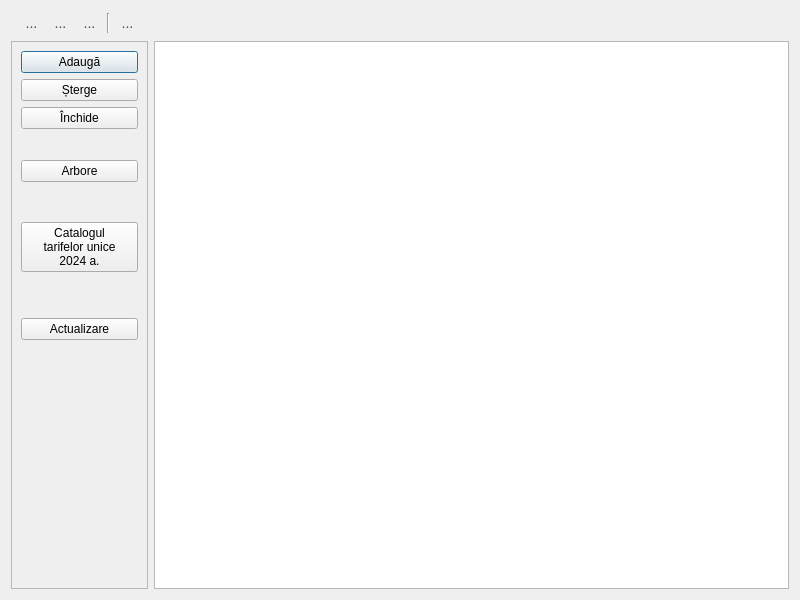
<?xml version="1.0" encoding="UTF-8"?>
<ui version="4.0">
 <class>CatForSqlTableModel</class>
 <widget class="QDialog" name="CatForSqlTableModel">
  <property name="geometry">
   <rect>
    <x>0</x>
    <y>0</y>
    <width>800</width>
    <height>600</height>
   </rect>
  </property>
  <property name="font">
   <font>
    <family>Segoe UI</family>
   </font>
  </property>
  <property name="windowTitle">
   <string>Dialog</string>
  </property>
  <layout class="QGridLayout" name="gridLayout">
   <item row="0" column="0" colspan="2">
    <widget class="QWidget" name="layoutToolBar" native="true">
     <layout class="QGridLayout" name="gridLayout_2">
      <property name="topMargin">
       <number>2</number>
      </property>
      <property name="bottomMargin">
       <number>2</number>
      </property>
      <item row="0" column="0">
       <widget class="QToolButton" name="btnBarAdd">
        <property name="styleSheet">
         <string notr="true">QToolButton {
    border: none;
    background-color: transparent;
    color: #4a4a4a;
    font-size: 14px;
}
QToolButton:hover {
    background-color: #f0f0f0;
    color: #000000;
}
QToolButton:pressed {
    background-color: #dcdcdc;
}</string>
        </property>
        <property name="text">
         <string>...</string>
        </property>
        <property name="icon">
         <iconset resource="../resource.qrc">
          <normaloff>:/img/add_x32.png</normaloff>:/img/add_x32.png</iconset>
        </property>
       </widget>
      </item>
      <item row="0" column="1">
       <widget class="QToolButton" name="btnBarEdit">
        <property name="styleSheet">
         <string notr="true">QToolButton {
    border: none;
    background-color: transparent;
    color: #4a4a4a;
    font-size: 14px;
}
QToolButton:hover {
    background-color: #f0f0f0;
    color: #000000;
}
QToolButton:pressed {
    background-color: #dcdcdc;
}</string>
        </property>
        <property name="text">
         <string>...</string>
        </property>
        <property name="icon">
         <iconset resource="../resource.qrc">
          <normaloff>:/img/write.png</normaloff>:/img/write.png</iconset>
        </property>
       </widget>
      </item>
      <item row="0" column="2">
       <widget class="QToolButton" name="btnBarDeletion">
        <property name="styleSheet">
         <string notr="true">QToolButton {
    border: none;
    background-color: transparent;
    color: #4a4a4a;
    font-size: 14px;
}
QToolButton:hover {
    background-color: #f0f0f0;
    color: #000000;
}
QToolButton:pressed {
    background-color: #dcdcdc;
}</string>
        </property>
        <property name="text">
         <string>...</string>
        </property>
        <property name="icon">
         <iconset resource="../resource.qrc">
          <normaloff>:/img/clear_x32.png</normaloff>:/img/clear_x32.png</iconset>
        </property>
       </widget>
      </item>
      <item row="0" column="3">
       <widget class="Line" name="line">
        <property name="orientation">
         <enum>Qt::Vertical</enum>
        </property>
       </widget>
      </item>
      <item row="0" column="4">
       <widget class="QToolButton" name="btnBarUpdateTable">
        <property name="styleSheet">
         <string notr="true">QToolButton {
    border: none;
    background-color: transparent;
    color: #4a4a4a;
    font-size: 14px;
}
QToolButton:hover {
    background-color: #f0f0f0;
    color: #000000;
}
QToolButton:pressed {
    background-color: #dcdcdc;
}</string>
        </property>
        <property name="text">
         <string>...</string>
        </property>
        <property name="icon">
         <iconset resource="../resource.qrc">
          <normaloff>:/img/update_x32.png</normaloff>:/img/update_x32.png</iconset>
        </property>
       </widget>
      </item>
      <item row="0" column="5">
       <spacer name="horizontalSpacer">
        <property name="orientation">
         <enum>Qt::Horizontal</enum>
        </property>
        <property name="sizeHint" stdset="0">
         <size>
          <width>614</width>
          <height>20</height>
         </size>
        </property>
       </spacer>
      </item>
     </layout>
    </widget>
   </item>
   <item row="1" column="0">
    <widget class="QFrame" name="frameBtn">
     <property name="frameShape">
      <enum>QFrame::StyledPanel</enum>
     </property>
     <property name="frameShadow">
      <enum>QFrame::Raised</enum>
     </property>
     <layout class="QVBoxLayout" name="verticalLayout_2">
      <item>
       <widget class="QPushButton" name="btnAdd">
        <property name="minimumSize">
         <size>
          <width>117</width>
          <height>0</height>
         </size>
        </property>
        <property name="text">
         <string>Adaugă</string>
        </property>
        <property name="icon">
         <iconset resource="../resource.qrc">
          <normaloff>:/img/add_x32.png</normaloff>:/img/add_x32.png</iconset>
        </property>
       </widget>
      </item>
      <item>
       <widget class="QPushButton" name="btnMarkDeletion">
        <property name="minimumSize">
         <size>
          <width>117</width>
          <height>0</height>
         </size>
        </property>
        <property name="text">
         <string>Șterge</string>
        </property>
        <property name="icon">
         <iconset resource="../resource.qrc">
          <normaloff>:/img/clear_x32.png</normaloff>:/img/clear_x32.png</iconset>
        </property>
       </widget>
      </item>
      <item>
       <widget class="QPushButton" name="btnClose">
        <property name="minimumSize">
         <size>
          <width>117</width>
          <height>0</height>
         </size>
        </property>
        <property name="text">
         <string>Închide</string>
        </property>
        <property name="icon">
         <iconset resource="../resource.qrc">
          <normaloff>:/img/close_x32.png</normaloff>:/img/close_x32.png</iconset>
        </property>
       </widget>
      </item>
      <item>
       <spacer name="verticalSpacer_2">
        <property name="orientation">
         <enum>Qt::Vertical</enum>
        </property>
        <property name="sizeType">
         <enum>QSizePolicy::Preferred</enum>
        </property>
        <property name="sizeHint" stdset="0">
         <size>
          <width>20</width>
          <height>25</height>
         </size>
        </property>
       </spacer>
      </item>
      <item>
       <widget class="QPushButton" name="btnGroupInvestigation">
        <property name="minimumSize">
         <size>
          <width>117</width>
          <height>0</height>
         </size>
        </property>
        <property name="text">
         <string>Arbore</string>
        </property>
        <property name="icon">
         <iconset resource="../resource.qrc">
          <normaloff>:/img/tree_yellow.png</normaloff>:/img/tree_yellow.png</iconset>
        </property>
       </widget>
      </item>
      <item>
       <spacer name="verticalSpacer_4">
        <property name="orientation">
         <enum>Qt::Vertical</enum>
        </property>
        <property name="sizeType">
         <enum>QSizePolicy::Preferred</enum>
        </property>
        <property name="sizeHint" stdset="0">
         <size>
          <width>20</width>
          <height>34</height>
         </size>
        </property>
       </spacer>
      </item>
      <item>
       <widget class="QPushButton" name="btnCatalogCost">
        <property name="text">
         <string>Catalogul 
tarifelor unice
2024 a.</string>
        </property>
       </widget>
      </item>
      <item>
       <spacer name="verticalSpacer_3">
        <property name="orientation">
         <enum>Qt::Vertical</enum>
        </property>
        <property name="sizeType">
         <enum>QSizePolicy::Preferred</enum>
        </property>
        <property name="sizeHint" stdset="0">
         <size>
          <width>20</width>
          <height>40</height>
         </size>
        </property>
       </spacer>
      </item>
      <item>
       <widget class="QPushButton" name="btnUpdate">
        <property name="minimumSize">
         <size>
          <width>117</width>
          <height>0</height>
         </size>
        </property>
        <property name="text">
         <string>Actualizare</string>
        </property>
        <property name="icon">
         <iconset resource="../resource.qrc">
          <normaloff>:/img/update_x32.png</normaloff>:/img/update_x32.png</iconset>
        </property>
       </widget>
      </item>
      <item>
       <spacer name="verticalSpacer">
        <property name="orientation">
         <enum>Qt::Vertical</enum>
        </property>
        <property name="sizeHint" stdset="0">
         <size>
          <width>20</width>
          <height>40</height>
         </size>
        </property>
       </spacer>
      </item>
     </layout>
    </widget>
   </item>
   <item row="1" column="1">
    <widget class="QTableView" name="tableView"/>
   </item>
  </layout>
 </widget>
 <resources>
  <include location="../resource.qrc"/>
 </resources>
 <connections/>
</ui>
